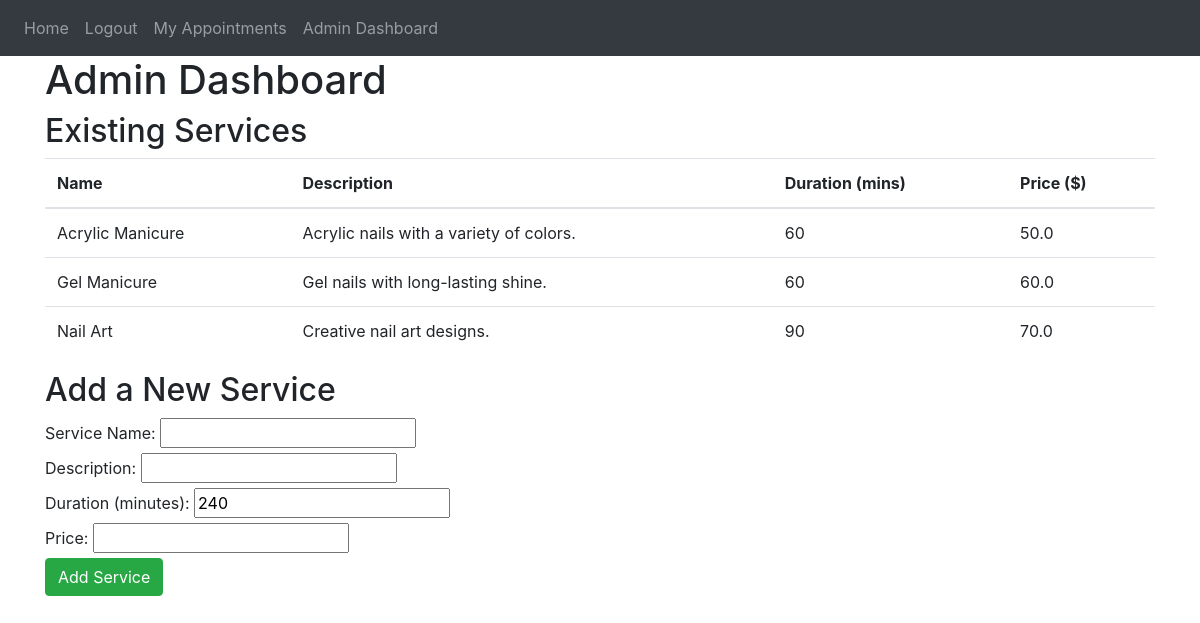
/admin/add_service (signed in), run on the app's committed database.
### website/models.py (models this page shows)
class Service(db.Model):
    __tablename__ = 'services'
    id = db.Column(db.Integer, primary_key=True)
    name = db.Column(db.String(150), nullable=False)
    description = db.Column(db.String(500))
    duration = db.Column(db.Integer, default=240)  # in minutes (4 hours)
    price = db.Column(db.Float)
    appointments = db.relationship('Appointment', backref='service', lazy=True)

### website/views.py (the view, shortened to what this page needs)
@views.route('/admin/add_service', methods=['GET', 'POST'])
@login_required
def add_service():
    if not getattr(current_user, 'is_admin', False):
        flash('Admins only!', 'error')
        return redirect(url_for('auth.admin_login'))
    services = Service.query.all()
    return render_template('admin_dash.html', services=services)

### website/templates/admin_dash.html (shortened to what this page needs)
{% extends "base.html" %}
{% block content %}
<h1>Admin Dashboard</h1>
<h2>Existing Services</h2>
<table class="table">
    <thead>
        <tr>
            <th>Name</th>
            <th>Description</th>
            <th>Duration (mins)</th>
            <th>Price ($)</th>
        </tr>
    </thead>
    <tbody>
        {% for service in services %}
            <tr>
                <td>{{ service.name }}</td>
                <td>{{ service.description }}</td>
                <td>{{ service.duration }}</td>
                <td>{{ service.price }}</td>
            </tr>
        {% else %}
            <tr>
                <td colspan="4">No services available.</td>
            </tr>
        {% endfor %}
    </tbody>
</table>
<h2>Add a New Service</h2>
<form method="POST">
    <label for="name">Service Name:</label>
    <input type="text" name="name" required><br>
    <label for="description">Description:</label>
    <input type="text" name="description"><br>
    <label for="duration">Duration (minutes):</label>
    <input type="number" name="duration" value="240"><br>
    <label for="price">Price:</label>
    <input type="number" step="0.01" name="price"><br>
    <button type="submit" class="btn btn-success">Add Service</button>
</form>
{% endblock %}

### data on the page
Service: name "Acrylic Manicure", description "Acrylic nails with a variety of colors.", duration "60", price "50.0"
Service: name "Gel Manicure", description "Gel nails with long-lasting shine.", duration "60", price "60.0"
Service: name "Nail Art", description "Creative nail art designs.", duration "90", price "70.0"
